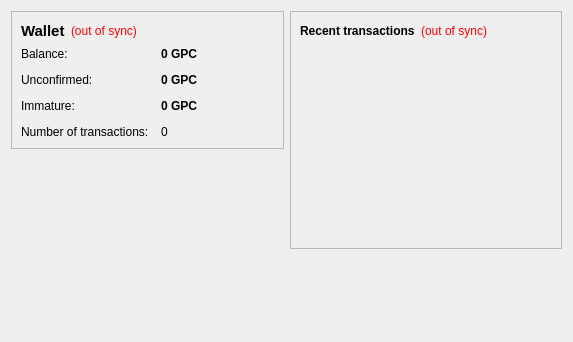
<?xml version="1.0" encoding="UTF-8"?>
<ui version="4.0">
 <class>OverviewPage</class>
 <widget class="QWidget" name="OverviewPage">
  <property name="geometry">
   <rect>
    <x>0</x>
    <y>0</y>
    <width>573</width>
    <height>342</height>
   </rect>
  </property>
  <property name="windowTitle">
   <string>Form</string>
  </property>
  <layout class="QHBoxLayout" name="horizontalLayout" stretch="1,1">
   <item>
    <layout class="QVBoxLayout" name="verticalLayout_2">
     <item>
      <widget class="QFrame" name="frame">
       <property name="frameShape">
        <enum>QFrame::StyledPanel</enum>
       </property>
       <property name="frameShadow">
        <enum>QFrame::Raised</enum>
       </property>
       <layout class="QVBoxLayout" name="verticalLayout_4">
        <item>
         <layout class="QHBoxLayout" name="horizontalLayout_4">
          <item>
           <widget class="QLabel" name="label_5">
            <property name="font">
             <font>
              <pointsize>11</pointsize>
              <weight>75</weight>
              <bold>true</bold>
             </font>
            </property>
            <property name="text">
             <string>Wallet</string>
            </property>
           </widget>
          </item>
          <item>
           <widget class="QLabel" name="labelWalletStatus">
            <property name="toolTip">
             <string>The displayed information may be out of date. Your wallet automatically synchronizes with the grumpycoin network after a connection is established, but this process has not completed yet.</string>
            </property>
            <property name="styleSheet">
             <string notr="true">QLabel { color: red; }</string>
            </property>
            <property name="text">
             <string notr="true">(out of sync)</string>
            </property>
            <property name="alignment">
             <set>Qt::AlignLeading|Qt::AlignLeft|Qt::AlignVCenter</set>
            </property>
           </widget>
          </item>
          <item>
           <spacer name="horizontalSpacer_2">
            <property name="orientation">
             <enum>Qt::Horizontal</enum>
            </property>
            <property name="sizeHint" stdset="0">
             <size>
              <width>40</width>
              <height>20</height>
             </size>
            </property>
           </spacer>
          </item>
         </layout>
        </item>
        <item>
         <layout class="QFormLayout" name="formLayout_2">
          <property name="fieldGrowthPolicy">
           <enum>QFormLayout::AllNonFixedFieldsGrow</enum>
          </property>
          <property name="horizontalSpacing">
           <number>12</number>
          </property>
          <property name="verticalSpacing">
           <number>12</number>
          </property>
          <item row="0" column="0">
           <widget class="QLabel" name="label">
            <property name="text">
             <string>Balance:</string>
            </property>
           </widget>
          </item>
          <item row="0" column="1">
           <widget class="QLabel" name="labelBalance">
            <property name="font">
             <font>
              <weight>75</weight>
              <bold>true</bold>
             </font>
            </property>
            <property name="cursor">
             <cursorShape>IBeamCursor</cursorShape>
            </property>
            <property name="toolTip">
             <string>Your current balance</string>
            </property>
            <property name="text">
             <string notr="true">0 GPC</string>
            </property>
            <property name="textInteractionFlags">
             <set>Qt::LinksAccessibleByMouse|Qt::TextSelectableByKeyboard|Qt::TextSelectableByMouse</set>
            </property>
           </widget>
          </item>
          <item row="1" column="0">
           <widget class="QLabel" name="label_3">
            <property name="text">
             <string>Unconfirmed:</string>
            </property>
           </widget>
          </item>
          <item row="1" column="1">
           <widget class="QLabel" name="labelUnconfirmed">
            <property name="font">
             <font>
              <weight>75</weight>
              <bold>true</bold>
             </font>
            </property>
            <property name="cursor">
             <cursorShape>IBeamCursor</cursorShape>
            </property>
            <property name="toolTip">
             <string>Total of transactions that have yet to be confirmed, and do not yet count toward the current balance</string>
            </property>
            <property name="text">
             <string notr="true">0 GPC</string>
            </property>
            <property name="textInteractionFlags">
             <set>Qt::LinksAccessibleByMouse|Qt::TextSelectableByKeyboard|Qt::TextSelectableByMouse</set>
            </property>
           </widget>
          </item>
          <item row="3" column="0">
           <widget class="QLabel" name="label_2">
            <property name="text">
             <string>Number of transactions:</string>
            </property>
           </widget>
          </item>
          <item row="3" column="1">
           <widget class="QLabel" name="labelNumTransactions">
            <property name="toolTip">
             <string>Total number of transactions in wallet</string>
            </property>
            <property name="text">
             <string notr="true">0</string>
            </property>
           </widget>
          </item>
          <item row="2" column="0">
           <widget class="QLabel" name="labelImmatureText">
            <property name="text">
             <string>Immature:</string>
            </property>
           </widget>
          </item>
          <item row="2" column="1">
           <widget class="QLabel" name="labelImmature">
            <property name="font">
             <font>
              <weight>75</weight>
              <bold>true</bold>
             </font>
            </property>
            <property name="toolTip">
             <string>Mined balance that has not yet matured</string>
            </property>
            <property name="text">
             <string notr="true">0 GPC</string>
            </property>
            <property name="textInteractionFlags">
             <set>Qt::LinksAccessibleByMouse|Qt::TextSelectableByKeyboard|Qt::TextSelectableByMouse</set>
            </property>
           </widget>
          </item>
         </layout>
        </item>
       </layout>
      </widget>
     </item>
     <item>
      <spacer name="verticalSpacer">
       <property name="orientation">
        <enum>Qt::Vertical</enum>
       </property>
       <property name="sizeHint" stdset="0">
        <size>
         <width>20</width>
         <height>40</height>
        </size>
       </property>
      </spacer>
     </item>
    </layout>
   </item>
   <item>
    <layout class="QVBoxLayout" name="verticalLayout_3">
     <item>
      <widget class="QFrame" name="frame_2">
       <property name="frameShape">
        <enum>QFrame::StyledPanel</enum>
       </property>
       <property name="frameShadow">
        <enum>QFrame::Raised</enum>
       </property>
       <layout class="QVBoxLayout" name="verticalLayout">
        <item>
         <layout class="QHBoxLayout" name="horizontalLayout_2">
          <item>
           <widget class="QLabel" name="label_4">
            <property name="text">
             <string>&lt;b&gt;Recent transactions&lt;/b&gt;</string>
            </property>
           </widget>
          </item>
          <item>
           <widget class="QLabel" name="labelTransactionsStatus">
            <property name="toolTip">
             <string>The displayed information may be out of date. Your wallet automatically synchronizes with the grumpycoin network after a connection is established, but this process has not completed yet.</string>
            </property>
            <property name="styleSheet">
             <string notr="true">QLabel { color: red; }</string>
            </property>
            <property name="text">
             <string notr="true">(out of sync)</string>
            </property>
            <property name="alignment">
             <set>Qt::AlignRight|Qt::AlignTrailing|Qt::AlignVCenter</set>
            </property>
           </widget>
          </item>
          <item>
           <spacer name="horizontalSpacer">
            <property name="orientation">
             <enum>Qt::Horizontal</enum>
            </property>
            <property name="sizeHint" stdset="0">
             <size>
              <width>40</width>
              <height>20</height>
             </size>
            </property>
           </spacer>
          </item>
         </layout>
        </item>
        <item>
         <widget class="QListView" name="listTransactions">
          <property name="styleSheet">
           <string notr="true">QListView { background: transparent; }</string>
          </property>
          <property name="frameShape">
           <enum>QFrame::NoFrame</enum>
          </property>
          <property name="verticalScrollBarPolicy">
           <enum>Qt::ScrollBarAlwaysOff</enum>
          </property>
          <property name="horizontalScrollBarPolicy">
           <enum>Qt::ScrollBarAlwaysOff</enum>
          </property>
          <property name="selectionMode">
           <enum>QAbstractItemView::NoSelection</enum>
          </property>
         </widget>
        </item>
       </layout>
      </widget>
     </item>
     <item>
      <spacer name="verticalSpacer_2">
       <property name="orientation">
        <enum>Qt::Vertical</enum>
       </property>
       <property name="sizeHint" stdset="0">
        <size>
         <width>20</width>
         <height>40</height>
        </size>
       </property>
      </spacer>
     </item>
    </layout>
   </item>
  </layout>
 </widget>
 <resources/>
 <connections/>
</ui>
